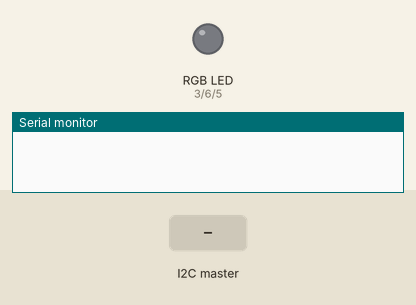
Bench run of a sketch on a simulated Arduino Uno, built with avr-gcc and run on an emulated ATmega328P. Shown: an RGB LED mixed from three pins (HIGH = lit), the last lines printed to the serial monitor. The test bench sets the inputs (shaded band).

Above: at 1.2 s.
1.3 s: the I2C master sends the byte 1
At 1.9 s:
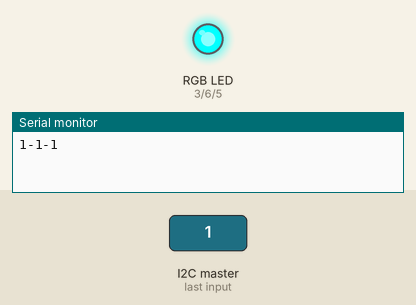
2.8 s: the I2C master sends the byte 0
At 4.0 s:
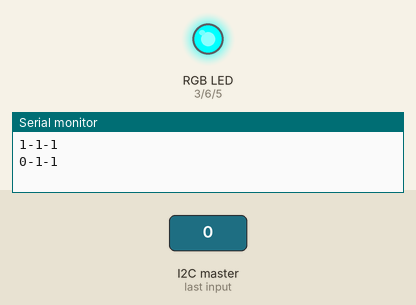
4.3 s: the I2C master sends the byte 90
At 5.3 s:
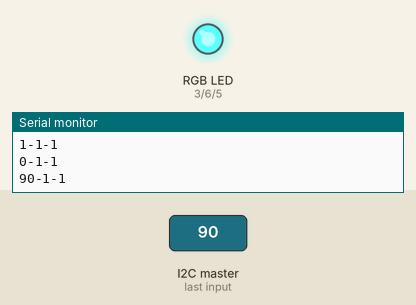
5.8 s: the I2C master sends the byte 200
At 6.5 s:
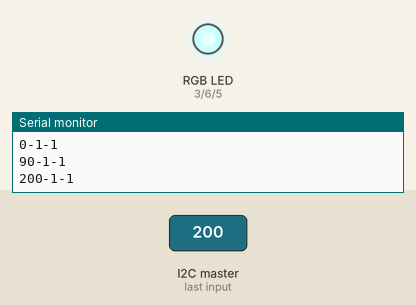
Timing chart, 0 to 8.3 s (numbered marks = the images above; inputs shaded):
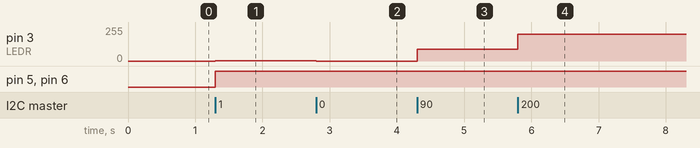

The sketch:

RGBLED-control-with-web-Arduino.ino
```cpp
#include <Wire.h>

#define LEDR 3
#define LEDG 6
#define LEDB 5

void turnoff(){
  digitalWrite(LEDR, LOW);
  digitalWrite(LEDG, LOW);
  digitalWrite(LEDB, LOW);
}

// function that executes whenever data is received from master
// this function is registered as an event, see setup()
void receiveEvent(int howMany) {
//  while (1 < Wire.available()) { // loop through all but the last
//    char c = Wire.read(); // receive byte as a character
//    Serial.print(c);         // print the character
//  }
//  int x = Wire.read();    // receive byte as an integer
//  if(x == 0){
//    digitalWrite(13,HIGH);
//  }
//  else if(x == 1){
//    digitalWrite(13,LOW);
//  }
//  Serial.println(x);         // print the integer

int red_color = Wire.read();
int green_color = Wire.read();
int blue_color = Wire.read();

Serial.print(red_color);
Serial.print(green_color);
Serial.println(blue_color);

  analogWrite(LEDR,red_color);
  analogWrite(LEDG,green_color);
  analogWrite(LEDB,blue_color);
}

void setup() {
  pinMode(3, OUTPUT);
  pinMode(5, OUTPUT);
  pinMode(6, OUTPUT);
  turnoff();
  Wire.begin(8);                // join i2c bus with address #8
  Wire.onReceive(receiveEvent); // register event
  Serial.begin(115200);           // start serial for output
}

void loop() {
  delay(100);
}
```

Measured:
- after the input at 1.3 s, pin 3 (LEDR): 0/255 → 1/255 at once; pin 5 (LEDB), pin 6 (LEDG): LOW → HIGH at once
- after the input at 2.8 s, pin 3 (LEDR): 1/255 → 0/255 at once
- after the input at 4.3 s, pin 3 (LEDR): 0/255 → 90/255 at once
- after the input at 5.8 s, pin 3 (LEDR): 90/255 → 200/255 at once
